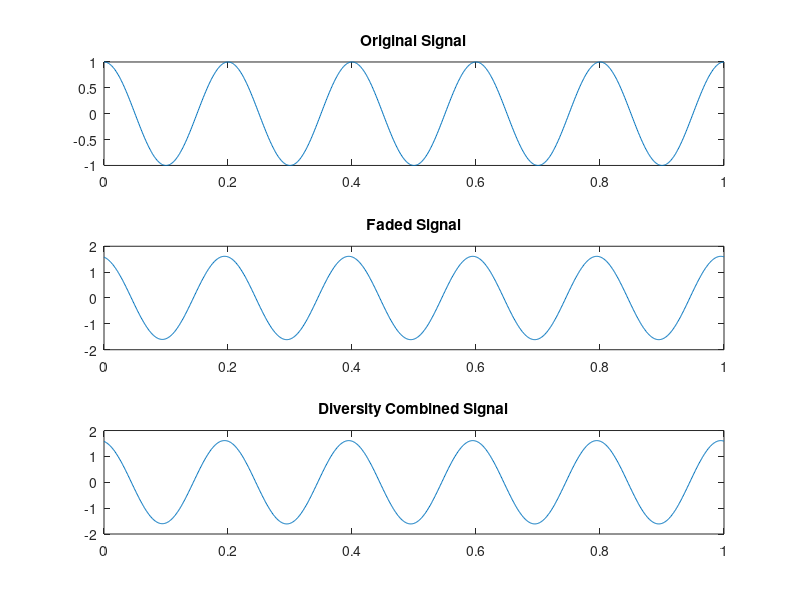

This figure's MATLAB source:
% Simulating multi-path fading with varying parameters
t = linspace(0, 1, 1000);
original_signal = cos(2*pi*5*t); % Different waveform

% Generate a fading channel with different path gains
num_paths = 3; % Number of paths
path_gains = [1, 0.6, 0.3]; % Different path gains
fading_signal = zeros(size(original_signal));
for i = 1:num_paths
    path_delay = round(rand()*200); % Random path delay
    fading_signal = fading_signal + path_gains(i) * circshift(original_signal, path_delay);
end

% Apply diversity combining to mitigate fading effects
diversity_signal = fading_signal;

% Plot the signals
figure;
subplot(3, 1, 1);
plot(t, original_signal);
title('Original Signal');

subplot(3, 1, 2);
plot(t, fading_signal);
title('Faded Signal');

subplot(3, 1, 3);
plot(t, diversity_signal);
title('Diversity Combined Signal');
